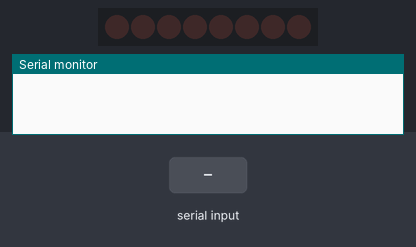
A sketch run on a simulated Arduino Uno, built with avr-gcc and run on an emulated ATmega328P. Shown: 8 shift-register outputs drawn as a row of LEDs (first output left, lit = HIGH), the last lines printed to the serial monitor. Wiring (inferred from the names in the program): shift register (74HC595): data pin 12; shift clock pin 10; latch pin 11. Wiring (inferred from the signals the program sends): row of LEDs: on Q0, Q1, Q2, Q3, Q4, Q5, Q6, Q7. The inputs (shaded band) are chosen by the test bench.

Above: at 1.2 s.
1.3 s: "90,45\n" received over Serial
At 2.3 s:
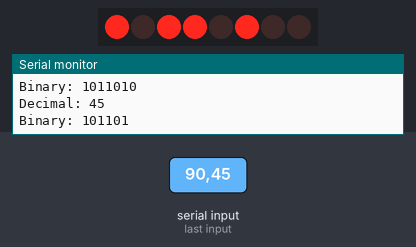
2.8 s: "30,150\n" received over Serial
At 3.6 s:
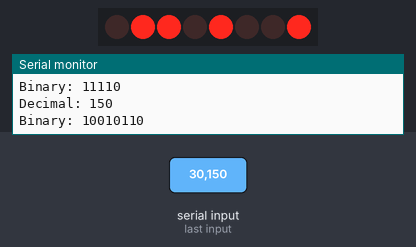
4.3 s: "5\n" received over Serial
At 5.5 s:
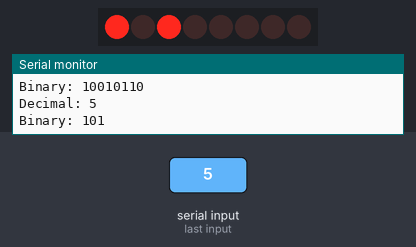
5.8 s: "200\n" received over Serial
At 6.9 s:
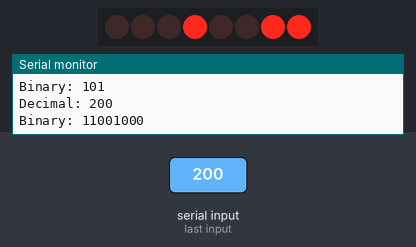
7.3 s: "90\n" received over Serial
At 8.0 s:
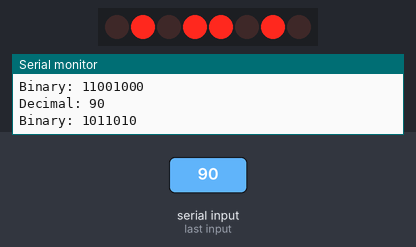
Timing chart, 0 to 9.8 s (numbered marks = the images above; inputs shaded):
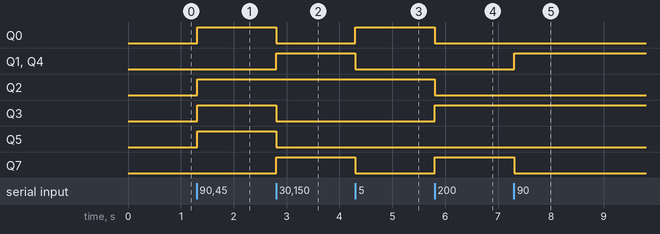

Measured:
- after the input at 1.3 s, Q0, Q2, Q3, Q5: LOW → HIGH at once
- after the input at 2.8 s, Q0, Q3, Q5: HIGH → LOW at once; Q1, Q4, Q7: LOW → HIGH at once
- after the input at 4.3 s, Q0: LOW → HIGH at once; Q1, Q4, Q7: HIGH → LOW at once
- after the input at 5.8 s, Q0, Q2: HIGH → LOW at once; Q3, Q7: LOW → HIGH at once
- after the input at 7.3 s, Q1, Q4: LOW → HIGH at once; Q7: HIGH → LOW at once

The sketch:

Shift_reg_testing.ino
```cpp
#define Ser 12
#define Rclk 11
#define Sclk 10

void setup() {
  pinMode(Ser, OUTPUT);
  pinMode(Rclk, OUTPUT);
  pinMode(Sclk, OUTPUT);

  Serial.begin(9600);

  digitalWrite(Rclk, LOW);
}

void loop() {

  if (Serial.available()) {

    int num = Serial.parseInt();

    // Limit to 0–255
    byte data = constrain(num, 0, 255);

    Serial.print("Decimal: ");
    Serial.println(data);

    Serial.print("Binary: ");
    Serial.println(data, BIN);

    // Shift data into 74xx595
    digitalWrite(Rclk, LOW);

    shiftOut(Ser, Sclk, MSBFIRST, data);

    // Transfer shift register -> output register
    digitalWrite(Rclk, HIGH);

    // Clear remaining Serial characters
    while (Serial.available()) {
      Serial.read();
    }
  }
}
```
